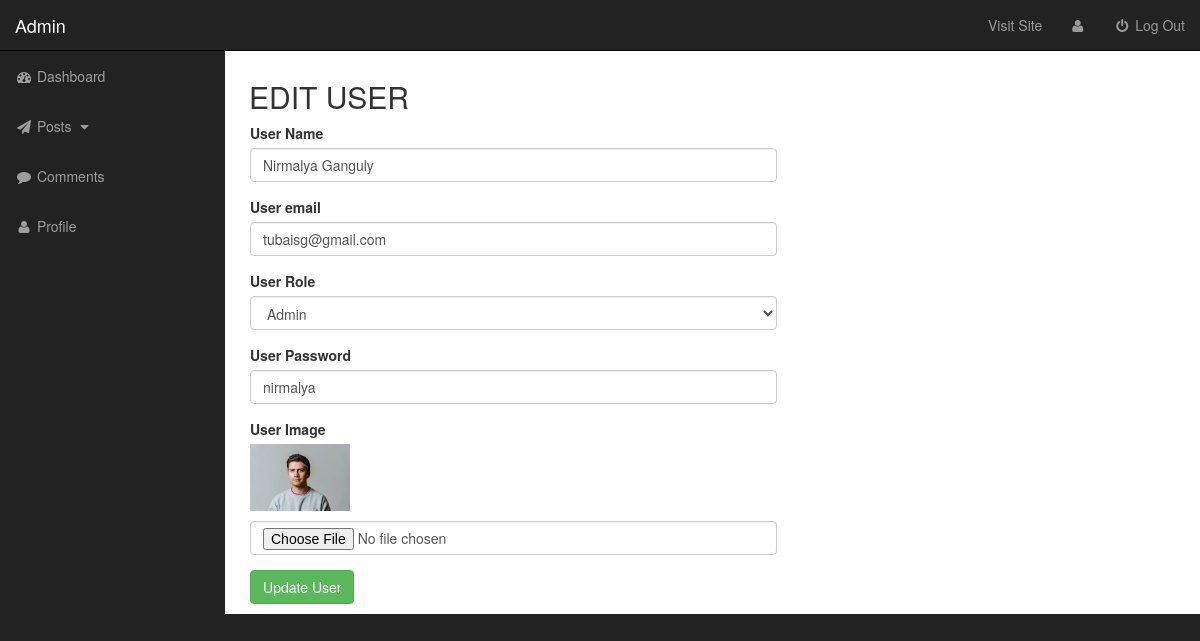
The app's page /admin/users.php?source=edit_user&id=1 with its own data.
### tables this page shows
CREATE TABLE `users` (
  `user_id` int(11) NOT NULL,
  `user_name` varchar(255) NOT NULL,
  `user_email` varchar(255) NOT NULL,
  `user_password` varchar(255) NOT NULL,
  `user_pic` text NOT NULL,
  `is_active` varchar(3) NOT NULL DEFAULT 'Yes',
  `user_role` varchar(10) NOT NULL DEFAULT 'subscriber'
);

### admin/includes/edit_user.php (the view, shortened to what this page needs)
<?php
$query = "SELECT * FROM users WHERE user_id = '$id'";
$result= mysqli_query($connection,$query);
$row = mysqli_fetch_assoc($result);
$user_name = $row['user_name'];
$user_email = $row['user_email'];
$user_pic = $row['user_pic'];
$user_role = $row['user_role'];
$user_password = $row['user_password'];
?>
<h2 style="margin-left:14px;">EDIT USER</h2>
<div class="col-md-7">
  <form method="post" action="includes/functions.php" enctype="multipart/form-data">
    <div class="form-group">
      <label for="">User Name</label>
      <input type="text" name="user_name"  class="form-control" value="<?php echo $user_name; ?>">
    </div>
    <div class="form-group">
      <label for="">User email</label>
      <input type="email" name="user_email" class="form-control" value="<?php echo $user_email; ?>">
    </div>
    <div class="form-group">
      <label for="">User Role</label>
      <select name="user_role" class="form-control">
      <?php
          if($user_role == 'admin'){
            echo "<option value='admin' selected>Admin</option>";
          }else if($user_role == 'author'){
            echo "<option value='author' selected>Author</option>";
            echo "<option value='admin'>Admin</option>";
            echo "<option value='subscriber'>Subscriber</option>";
          }else{
            echo "<option value='subscriber' selected>Subscriber</option>";
            echo "<option value='admin'>Admin</option>";
            echo "<option value='author'>Author</option>";
          }
      ?>
      </select>
    </div>
    <div class="form-group">
      <label for="">User Password</label>
      <input type="text" name="user_password" class="form-control" value="<?php echo $user_password; ?>">
    </div>
    <div class="form-group">
      <label for="">User Image</label>
      <br>
      <img src="user_images/<?php echo $user_pic; ?>" alt="Image" class="image-responsive" width=100>
      <br>
      <input type="file" name="user_image" class="form-control" style="margin-top:10px;">
    </div>
    <input type="submit" name="edit_user" class="btn btn-success" value="Update User">
  </form>
</div>

### admin/css/sb-admin.css (style rules this page uses)
body { margin-top: 100px; background-color: #222; }
@media (min-width:768px) { body { margin-top: 50px; } }

### records on screen
users: user_name "Nirmalya Ganguly", user_email "tubaisg@gmail.com", user_role "Admin", user_password "nirmalya", user_pic (picture)
